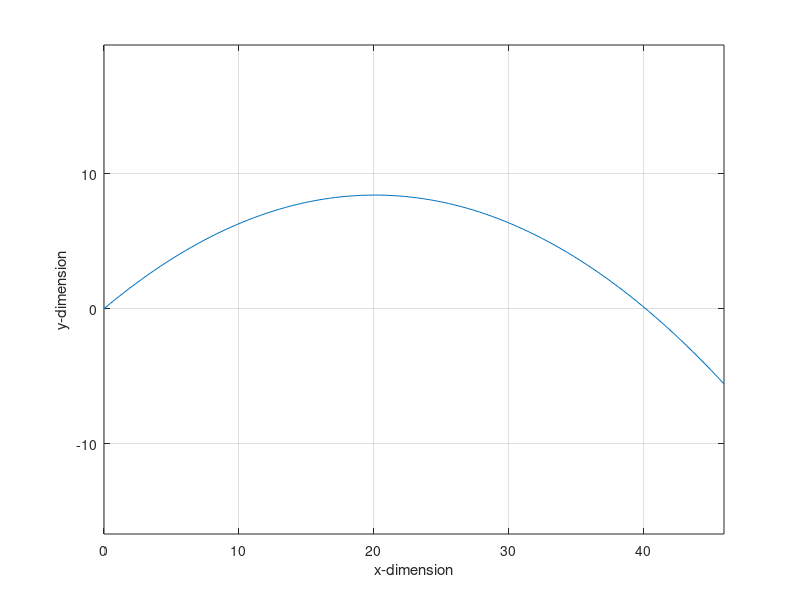

This figure's MATLAB source:
function ode45_ex_ase166m

%%%%%%%%%%%%%%%%%%%%%%%%%%%%%%%%%%%%%%%%%%%%%%%%%%%%%%%%%%%%%%%%%%%%%%%%%%%
%FUNCTION: ode45_ex_ase166m.m
%BY: John A. Christian
%CREATED: Feb 23, 2009
%
%This is an example of how to use the ode45 function. It goes along with
%the "Notes on using the ode45 function in MATLAB" PDF I handed out in
%lab on Feb 23, 2009.
%
%%%%%%%%%%%%%%%%%%%%%%%%%%%%%%%%%%%%%%%%%%%%%%%%%%%%%%%%%%%%%%%%%%%%%%%%%%%

%Clear workspace and variables
clear all
close all
clc


%Time will go from 0 to 3 seconds. I want 100 data points.
   tspan = linspace(0,3,100);

%Define initial conditions
   v0 = 20;
   theta0 = 40*pi/180;
   s0 = [0             ;
         0             ;
         v0*cos(theta0);
         v0*sin(theta0) ]

%Call ode45
   options = odeset('RelTol',1e-8, 'AbsTol', 1e-8);
   [t,s] = ode45(@odefun,tspan,s0,options);

%Plot results
   plot(s(:,1),s(:,2)), grid on
   xlabel('x-dimension'), ylabel('y-dimension')
   axis equal

end
   

%% Define the ODEs
function [sdot] = odefun(t,s)

   g0 = 9.81;

   sdot = zeros(4,1);
   
   sdot(1) = s(3);
   sdot(2) = s(4);
   
   sdot(3) = 0;
   sdot(4) = -g0;
   end
   